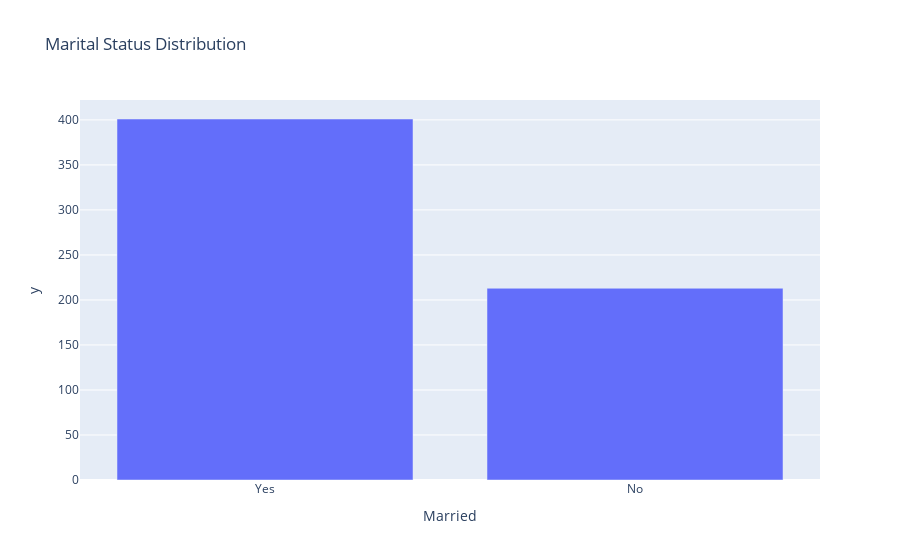

Here is the notebook cell this chart was saved with:
### Markdown cell above
marital status column

### Code cell
marital_count = df['Married'].value_counts()
fig_married = px.bar(marital_count,
                     x=marital_count.index,
                     y=marital_count.values,
                     title='Marital Status Distribution')
fig_married.show()

### Figure 1 — Plotly figure (JSON) as saved in the notebook; plotly's stock layout.template omitted (floating-point values rounded to 4 significant figures)
{"data": [{"hovertemplate": "Married=%{x}<br>y=%{y}<extra></extra>", "legendgroup": "", "marker": {"color": "#636efa", "pattern": {"shape": ""}}, "name": "", "orientation": "v", "showlegend": false, "textposition": "auto", "type": "bar", "x": ["Yes", "No"], "xaxis": "x", "y": [401, 213], "yaxis": "y"}], "layout": {"barmode": "relative", "legend": {"tracegroupgap": 0}, "title": {"text": "Marital Status Distribution"}, "xaxis": {"anchor": "y", "domain": [0, 1], "title": {"text": "Married"}}, "yaxis": {"anchor": "x", "domain": [0, 1], "title": {"text": "y"}}}}
